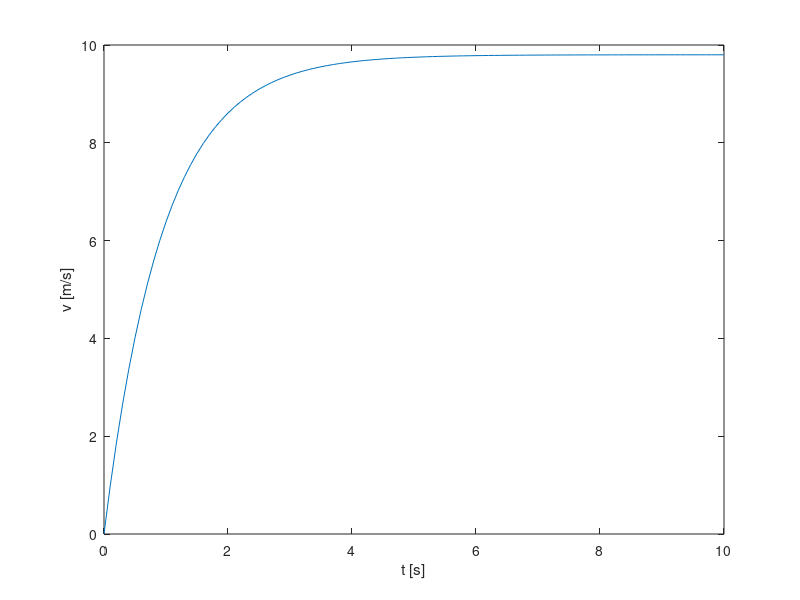

Source code (MATLAB):
%% Input Parameters
m    = 1.0; % mass of a small ball [kg]
g    = 9.8; % gravitational acceleration [m/s^2]
k    = 1.0; % coefficient of air resistance [N*s/m]
v0   = 0.0; % Initial velocity [m/s]
dt   = 0.1; % time step for simulation [s]
t_max =  10; % time which simulation is stopped [s]

%% simulation
t = 0; % time
i = 1; % counter
v_hist = [v0]; % array to hold velocity value

while true
    % Update V, t, i
    v = v_hist(i) + dt*(g - (k/m)*v_hist(i));
    t = t + dt;
    i = i+1;
    if t >= t_max
        break
    end
    % Add Data
    v_hist = [v_hist v]; 
end

%% Plot result
t_hist = 0:dt:t_max;
plot(t_hist, v_hist);
xlabel('t [s]');
ylabel('v [m/s]');